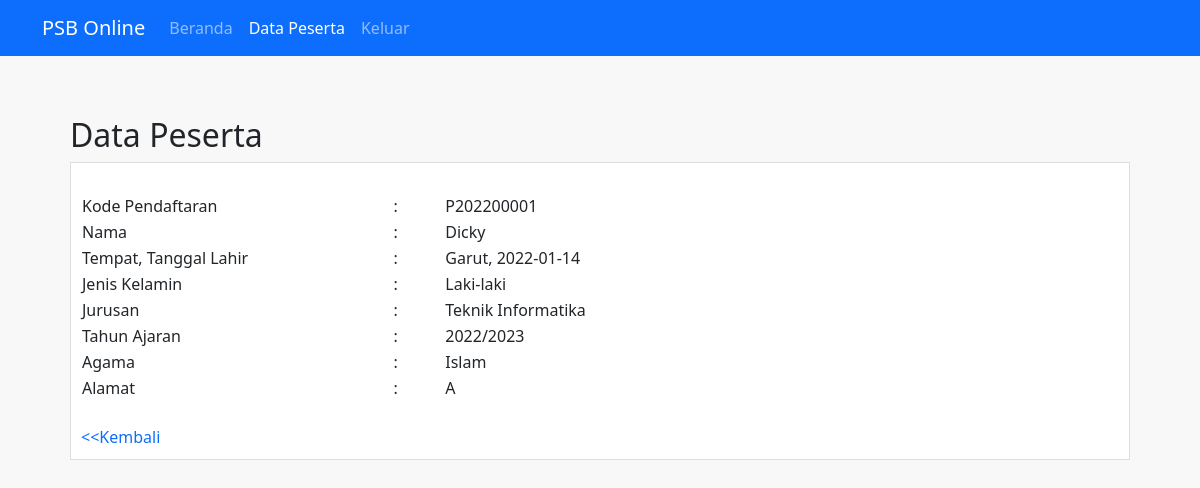
Screenshot of /detail-peserta.php?id=1 (signed in) with the database file from the repository.
### tables this page shows
CREATE TABLE `tb_pendaftaran` (
  `id` int(11) NOT NULL,
  `id_pendaftaran` char(10) NOT NULL,
  `tanggal_daftar` date NOT NULL,
  `tahun_ajaran` varchar(255) NOT NULL,
  `jurusan` varchar(255) NOT NULL,
  `nama_peserta` varchar(255) NOT NULL,
  `tempat_lahir` varchar(255) NOT NULL,
  `tanggal_lahir` date NOT NULL,
  `jenis_kelamin` enum('Laki-laki','Perempuan') NOT NULL,
  `agama` varchar(255) NOT NULL,
  `alamat_peserta` text NOT NULL
);

### detail-peserta.php (the view, shortened to what this page needs)
<?php
include 'koneksi.php';
$peserta = mysqli_query($conn, "SELECT * FROM tb_pendaftaran WHERE id='" . $_GET['id'] . "'");
$p = mysqli_fetch_object($peserta);
?>
<!DOCTYPE html>
<html>
<head>
    <link href="css/bootstrap.min.css" rel="stylesheet">
    <link rel="stylesheet" href="css/style.css">
</head>
<body>
    <nav class="navbar navbar-expand-lg navbar-dark bg-primary">
        <div class="container">
            <a class="navbar-brand" href="beranda.php">PSB Online</a>
            <div class="collapse navbar-collapse" id="navbarSupportedContent">
                <ul class="navbar-nav me-auto mb-2 mb-lg-0">
                    <li class="nav-item">
                        <a class="nav-link " href="beranda.php">Beranda</a>
                    </li>
                    <li class="nav-item">
                        <a class="nav-link active" href="data-peserta.php">Data Peserta</a>
                    </li>
                    <li class="nav-item">
                        <a class="nav-link" href="keluar.php" onclick="return confirm('Yakin mau keluar?');">Keluar</a>
                    </li>
                </ul>
            </div>
        </div>
    </nav>
    <section class="content">
        <h2>Data Peserta</h2>
        <div class="box">
            <table class="table-data">
                <tr>
                    <td>Kode Pendaftaran</td>
                    <td>:</td>
                    <td><?php echo $p->id_pendaftaran; ?></td>
                </tr>
                <tr>
                    <td>Nama</td>
                    <td>:</td>
                    <td><?php echo $p->nama_peserta; ?></td>
                </tr>
                <tr>
                    <td>Tempat, Tanggal Lahir</td>
                    <td>:</td>
                    <td><?php echo $p->tempat_lahir . ', ' . $p->tanggal_lahir; ?></td>
                </tr>
                <tr>
                    <td>Jenis Kelamin</td>
                    <td>:</td>
                    <td><?php echo $p->jenis_kelamin; ?></td>
                </tr>
                <tr>
                <tr>
                    <td>Jurusan</td>
                    <td>:</td>
                    <td><?php echo $p->jurusan; ?></td>
                </tr>
                <tr>
                    <td>Tahun Ajaran</td>
                    <td>:</td>
                    <td><?php echo $p->tahun_ajaran; ?></td>
                </tr>
                <tr>
                    <td>Agama</td>
                    <td>:</td>
                    <td><?php echo $p->agama; ?></td>
                </tr>
                <tr>
                    <td>Alamat</td>
                    <td>:</td>
                    <td><?php echo $p->alamat_peserta; ?></td>
                </tr>
            </table>
            <br>
            <a href="data-peserta.php">&lt;&lt;Kembali</a>
        </div>
    </section>
</body>
</html>

### css/style.css (style rules this page uses)
body { background-color: #f8f8f8; }
.box { background-color: #fff; border: 1px solid #ddd; padding: 10px; box-sizing: border-box; margin: 5px 0 25px; }
.table-data { padding-left: 10px; width: 100%; margin-top: 20px; }
.table-data tr td:nth-child(1) { width: 30%; }
.table-data tr td:nth-child(2) { width: 5%; }
a { text-decoration: none; }
.content { width: 90%; padding: 10px; box-sizing: border-box; margin: 50px auto; }

### rows the page displays
tb_pendaftaran: id_pendaftaran "P202200001", nama_peserta "Dicky", tempat_lahir "Garut", tanggal_lahir "2022-01-14", jenis_kelamin "Laki-laki", jurusan "Teknik Informatika", tahun_ajaran "2022/2023", agama "Islam", alamat_peserta "A"
